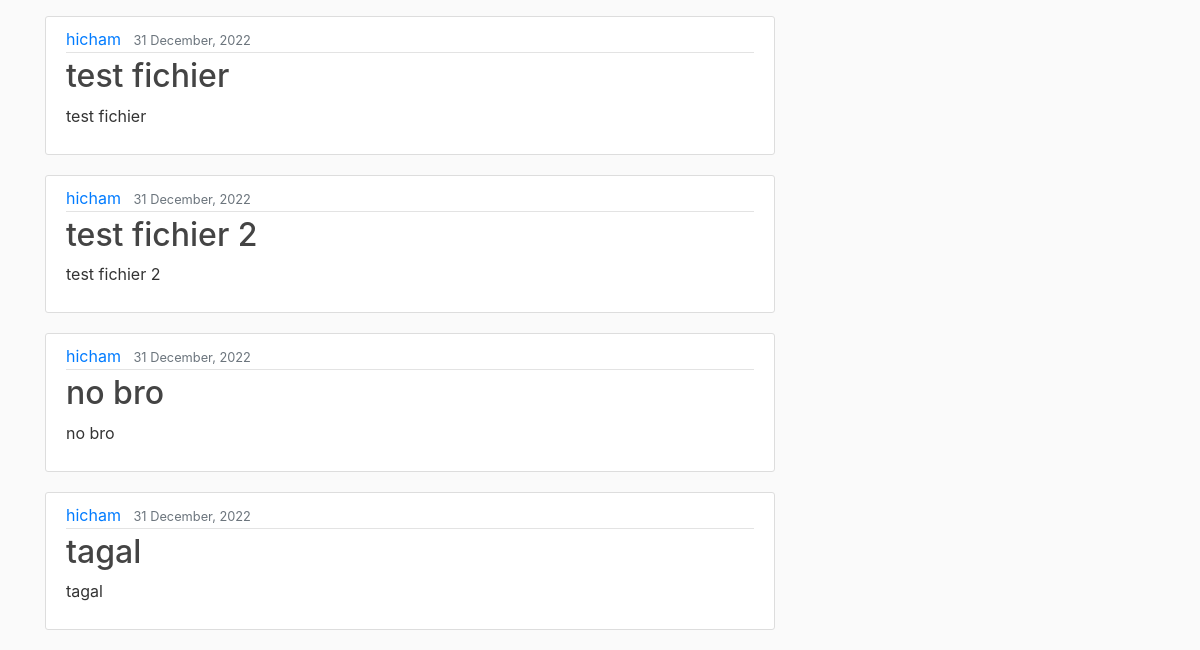
Before: / (signed in, lower part) with the older database file.
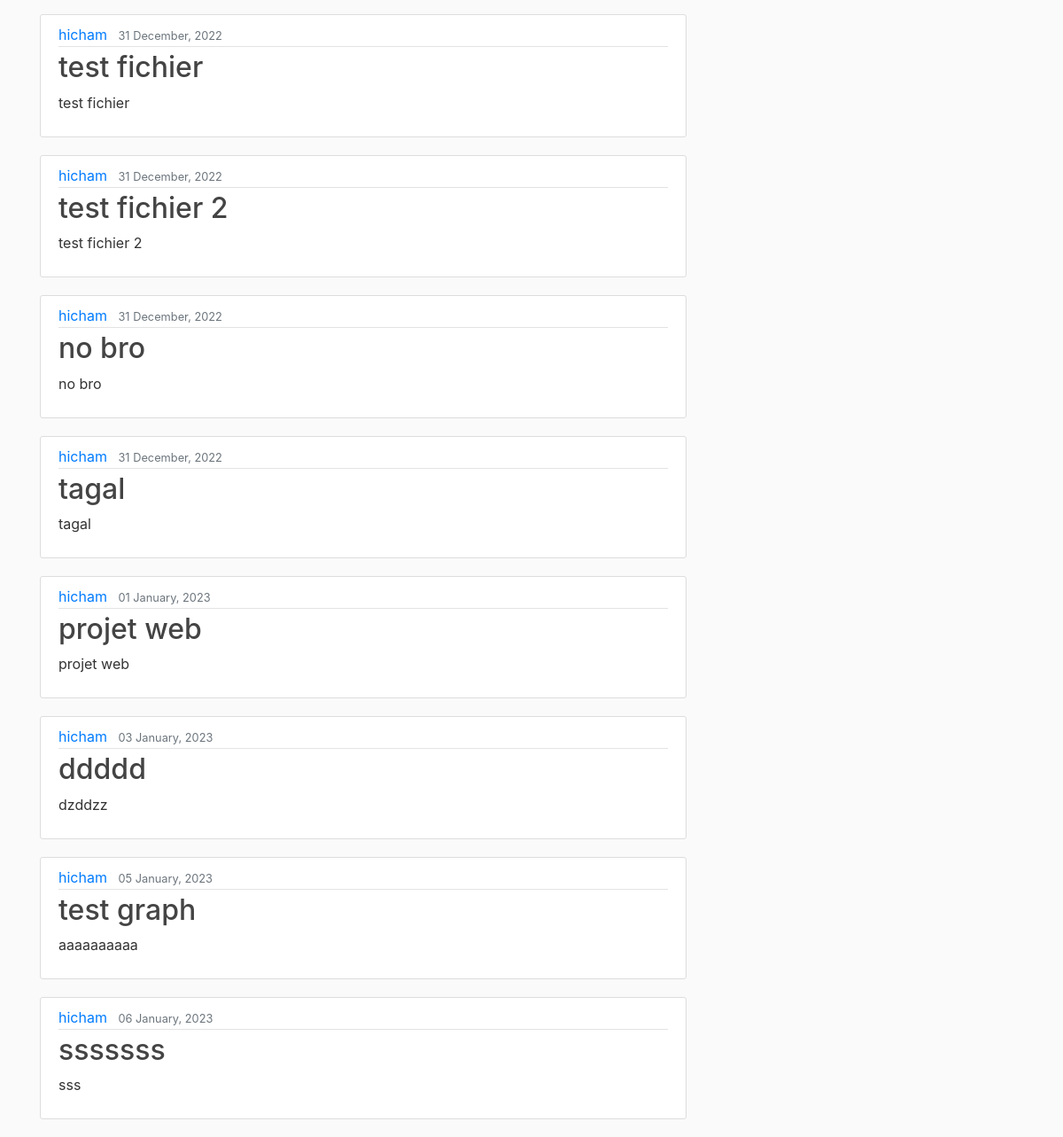
After: the same page with the newer database file.
### manager_app/models.py (models this page shows, shortened)
class Project(models.Model): #creation de la table projet dans la bd
    title = models.CharField(max_length=100) #titre de taille limité
    content = models.TextField()
    status = models.CharField(max_length=100)
    collaborators = models.CharField(max_length=100)
    date_posted = models.DateTimeField(default=timezone.now)
    author = models.ForeignKey(User, on_delete=models.CASCADE ) #user par defaut, une entree dans la table users

### manager_app/views.py (the view)
# urls.py: 2. Add a URL to urlpatterns:  path('', views.home, name='home')
def home(request):
    projects = Project.objects.all()
    filters = Filter(request.GET, queryset=projects)
    projects = filters.qs
    context = {
        'projects': projects,
        'filters': filters,
        'title': 'Home Page'
    }
    return render(request, 'manager_app/home.html', context)

### manager_app/templates/manager_app/home.html (shortened to what this page needs)
{% extends "manager_app/base.html" %}
{% block content %}
{% if user.is_authenticated %}
{% for project in filters.qs %}
    {% if user.username in project.collaborators or user == project.author %}
    <article class="media content-section">
      <div class="media-body">
        <div class="article-metadata">
          <a class="mr-2" href="#">{{ project.author }}</a>
          <small class="text-muted">{{ project.date_posted|date:"d F, Y" }}</small>
        </div>
        <h2><a class="article-title" href="{% url 'project-detail' project.id %}">{{ project.title }}</a></h2>
        <p class="article-content">{{ project.content }}</p>
      </div>
    </article>
    {% endif %}
{% endfor %}
{% else %}
<p>You must be logged in to see the projects.</p>
{% endif %}
{% endblock content %}

### manager_app/templates/manager_app/base.html (shortened to what this page needs)
{% load static %}
<!DOCTYPE html>
<html lang="en">
<head>
    <link href="https://cdn.jsdelivr.net/npm/bootstrap@4.3.1/dist/css/bootstrap.min.css"
 rel="stylesheet">
    <link href="{% static 'manager_app/main.css' %}" rel="stylesheet" type="text/css">
</head>
<body>
<main class="container" role="main">
    <div class="row">
        <div class="col-md-8">
            {% block content %}{% endblock %}
        </div>
    </div>
</main>
</body>
</html>

### manager_app/static/manager_app/main.css (style rules this page uses)
body { background: #fafafa; color: #333333; margin-top: 5rem; }
h1, h2, h3, h4, h5, h6 { color: #444444; }
.content-section { background: #ffffff; padding: 10px 20px; border: 1px solid #dddddd; border-radius: 3px; margin-bottom: 20px; }
.article-title { color: #444444; }
.article-content { white-space: pre-line; }
.article-metadata { padding-bottom: 1px; margin-bottom: 4px; border-bottom: 1px solid #e3e3e3 }

Changed rows visible on the page:
added Project: author "hicham", date_posted "01 January, 2023", title "projet web", content "projet web"
added Project: author "hicham", date_posted "03 January, 2023", title "ddddd", content "dzddzz"
added Project: author "hicham", date_posted "05 January, 2023", title "test graph", content "aaaaaaaaaa"
added Project: author "hicham", date_posted "06 January, 2023", title "sssssss", content "sss"
